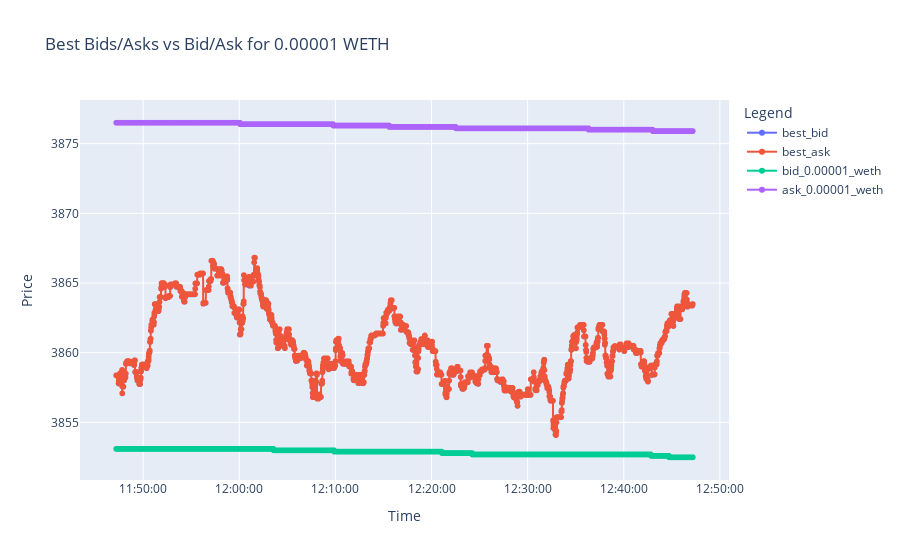

The code cell stored with this chart in its notebook:
### Code cell
import plotly.express as px

long_df = merged_df.melt(id_vars="time",
                         value_vars=["best_bid", "best_ask", "bid_0.00001_weth", "ask_0.00001_weth"],
                         var_name="Type",
                         value_name="Price")

# Plot with Plotly Express
fig = px.line(
    long_df,
    x="time",
    y="Price",
    color="Type",
    markers=True,
    title="Best Bids/Asks vs Bid/Ask for 0.00001 WETH",
    labels={"time": "Time", "Price": "Price", "Type": "Legend"}
)

# Update layout for better readability
fig.update_layout(
    xaxis=dict(showgrid=True, tickformat='%H:%M:%S'),
    yaxis=dict(showgrid=True),
    hovermode="x unified"  # Show hover labels for all lines
)

# Show the plot
fig.show()

### Figure 1 — Plotly figure (JSON) as saved in the notebook; plotly's stock layout.template omitted (floating-point values rounded to 4 significant figures; data arrays with more than 128 entries replaced by an {"elided": "..."} marker saying what was removed)
{"data": [{"hovertemplate": "Legend=best_bid<br>Time=%{x}<br>Price=%{y}<extra></extra>", "legendgroup": "best_bid", "line": {"color": "#636efa", "dash": "solid"}, "marker": {"symbol": "circle"}, "mode": "lines+markers", "name": "best_bid", "showlegend": true, "type": "scattergl", "x": {"elided": "3600 str values"}, "xaxis": "x", "y": {"elided": "3600 float values"}, "yaxis": "y"}, {"hovertemplate": "Legend=best_ask<br>Time=%{x}<br>Price=%{y}<extra></extra>", "legendgroup": "best_ask", "line": {"color": "#EF553B", "dash": "solid"}, "marker": {"symbol": "circle"}, "mode": "lines+markers", "name": "best_ask", "showlegend": true, "type": "scattergl", "x": {"elided": "3600 str values"}, "xaxis": "x", "y": {"elided": "3600 float values"}, "yaxis": "y"}, {"hovertemplate": "Legend=bid_0.00001_weth<br>Time=%{x}<br>Price=%{y}<extra></extra>", "legendgroup": "bid_0.00001_weth", "line": {"color": "#00cc96", "dash": "solid"}, "marker": {"symbol": "circle"}, "mode": "lines+markers", "name": "bid_0.00001_weth", "showlegend": true, "type": "scattergl", "x": {"elided": "3600 str values"}, "xaxis": "x", "y": {"elided": "3600 float values"}, "yaxis": "y"}, {"hovertemplate": "Legend=ask_0.00001_weth<br>Time=%{x}<br>Price=%{y}<extra></extra>", "legendgroup": "ask_0.00001_weth", "line": {"color": "#ab63fa", "dash": "solid"}, "marker": {"symbol": "circle"}, "mode": "lines+markers", "name": "ask_0.00001_weth", "showlegend": true, "type": "scattergl", "x": {"elided": "3600 str values"}, "xaxis": "x", "y": {"elided": "3600 float values"}, "yaxis": "y"}], "layout": {"hovermode": "x unified", "legend": {"title": {"text": "Legend"}, "tracegroupgap": 0}, "title": {"text": "Best Bids/Asks vs Bid/Ask for 0.00001 WETH"}, "xaxis": {"anchor": "y", "domain": [0, 1], "showgrid": true, "tickformat": "%H:%M:%S", "title": {"text": "Time"}}, "yaxis": {"anchor": "x", "domain": [0, 1], "showgrid": true, "title": {"text": "Price"}}}}
